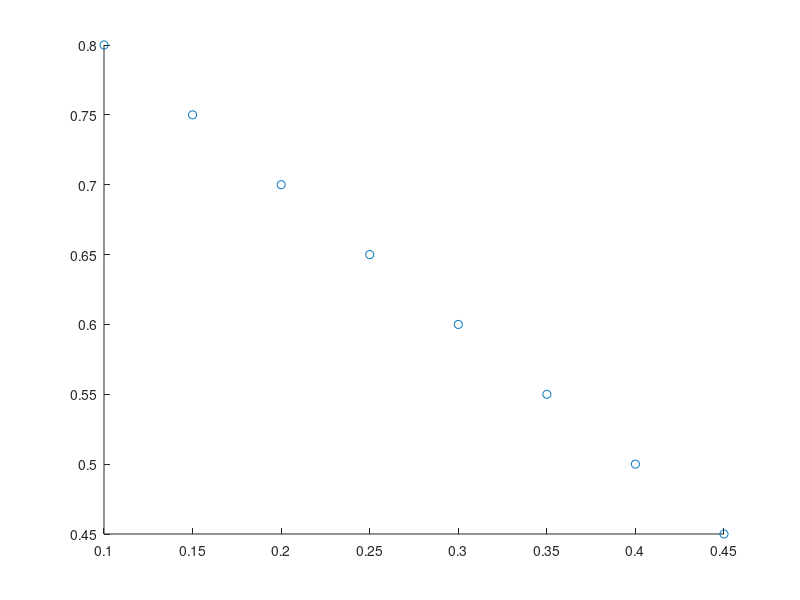

Source code (MATLAB):
clc;
clear;

% Prameters
mean1 = 5;
mean2 = 7;

var = 4;
sigma = sqrt(var);

% Compute the probabilities
p = normcdf(10,mean2,sigma);
hitProb = 1 - p;

fprintf('The hit probability is: \n');
disp(hitProb);

p = normcdf(10, mean1, sigma);
falseAlarmProb = 1 - p;

fprintf('The miss probability is: \n');
disp(falseAlarmProb);

% discriminability computation
disc = abs(mean2 - mean1) / sigma;
fprintf('The discriminability/sensitivity index is: \n');
disp(disc);

modifiedMean2 = 9;
disc = abs(modifiedMean2 - mean1) / sigma;
fprintf('The second discriminability/sensitivity index is: \n');
disp(disc);

% mean calculation given discriminant
disc = 3;
mean = ((sigma*disc) +  5);
fprintf('The mean given disc = 3 is: \n');
disp(mean);

% Load data
data = load("lab3_1.mat");
% Convert to matrix
matrixData = cell2mat(struct2cell(data));

% Get the matrix dimensions
dimensions = size(matrixData);

% Separate the first and second columns
v1 = matrixData(:,1);
v2 = matrixData(:,2);

% True positives if both are 1
truePositivesVector = and(v1,v2);

% Get the count
truePositivesCount = nnz(truePositivesVector);
% Divide by the total number of trials
truePositives = truePositivesCount / dimensions(:,1);
fprintf('The True positives rate is: %f \n', truePositives);

% True negatives only if both are zero
trueNegativesVector = or(v1,v2);

% Get the count
trueNegativesCount = dimensions(:,1) - nnz(trueNegativesVector);
% Divide by the total number of trials
trueNegatives = trueNegativesCount / dimensions(:,1);
fprintf('The True negatives rate is: %f \n', trueNegatives);
% The count of the false positives
falsePositivesCountPartial = numel(find(v2 == 1));
falseNegativesCountPartial = numel(find(v1 == 1));
falsePositivesCount = falsePositivesCountPartial - truePositivesCount;
falseNegativesCount = falseNegativesCountPartial - truePositivesCount;
% False Positive rate fp / (fp + TN)
falsePositiveRate = falsePositivesCount / (falsePositivesCount + trueNegativesCount);
truePositiveRate = truePositivesCount / (truePositivesCount + falseNegativesCount);

fprintf('The value of the hit rate is: %f \n', truePositiveRate);
fprintf('The value of false alarm rate is: %f \n', falsePositiveRate);

% Construct the ROC curve
delta = 0.1;
j = 0;
for i = 0:0.05:0.35
   j = j + 1;
   xCord = falsePositiveRate + i;
   yCord = truePositiveRate - i;
   X(j) = xCord;
   Y(j) = yCord;
end

% Plot
figure;
scatter(X, Y);
 